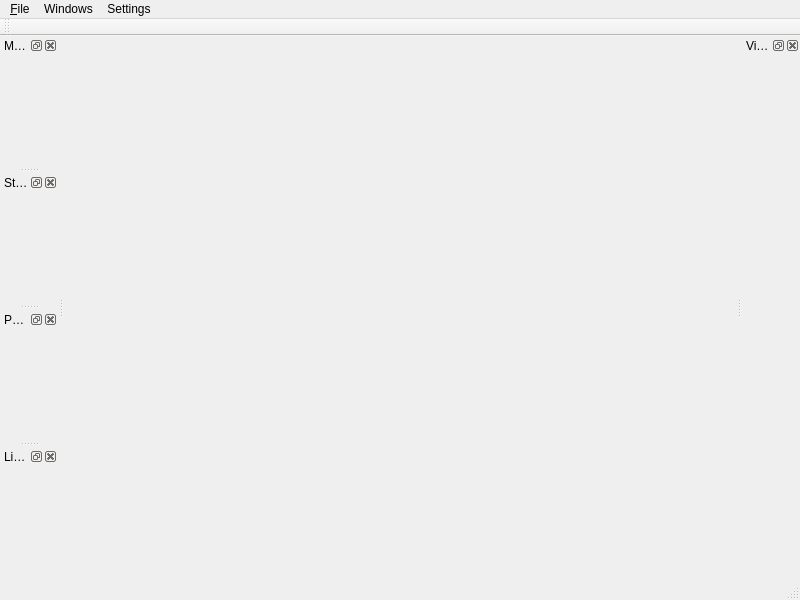
<?xml version="1.0" encoding="UTF-8"?>
<ui version="4.0">
 <class>MainWindowClass</class>
 <widget class="QMainWindow" name="MainWindowClass">
  <property name="geometry">
   <rect>
    <x>0</x>
    <y>0</y>
    <width>800</width>
    <height>600</height>
   </rect>
  </property>
  <property name="sizePolicy">
   <sizepolicy hsizetype="MinimumExpanding" vsizetype="MinimumExpanding">
    <horstretch>0</horstretch>
    <verstretch>0</verstretch>
   </sizepolicy>
  </property>
  <property name="minimumSize">
   <size>
    <width>500</width>
    <height>200</height>
   </size>
  </property>
  <property name="windowTitle">
   <string>OpenGeoSys Data Explorer</string>
  </property>
  <property name="dockOptions">
   <set>QMainWindow::AllowNestedDocks|QMainWindow::AllowTabbedDocks|QMainWindow::AnimatedDocks</set>
  </property>
  <widget class="QWidget" name="centralWidget">
   <property name="sizePolicy">
    <sizepolicy hsizetype="MinimumExpanding" vsizetype="MinimumExpanding">
     <horstretch>0</horstretch>
     <verstretch>0</verstretch>
    </sizepolicy>
   </property>
   <property name="minimumSize">
    <size>
     <width>200</width>
     <height>100</height>
    </size>
   </property>
   <property name="autoFillBackground">
    <bool>false</bool>
   </property>
   <layout class="QGridLayout" name="gridLayout">
    <property name="margin">
     <number>0</number>
    </property>
    <item row="0" column="0">
     <widget class="VisualizationWidget" name="visualizationWidget" native="true">
      <property name="sizePolicy">
       <sizepolicy hsizetype="MinimumExpanding" vsizetype="MinimumExpanding">
        <horstretch>0</horstretch>
        <verstretch>0</verstretch>
       </sizepolicy>
      </property>
      <property name="minimumSize">
       <size>
        <width>250</width>
        <height>100</height>
       </size>
      </property>
     </widget>
    </item>
   </layout>
  </widget>
  <widget class="QMenuBar" name="menuBar">
   <property name="geometry">
    <rect>
     <x>0</x>
     <y>0</y>
     <width>800</width>
     <height>19</height>
    </rect>
   </property>
   <widget class="QMenu" name="menu_File">
    <property name="title">
     <string>&amp;File</string>
    </property>
    <addaction name="action_Open"/>
    <addaction name="action_Database"/>
    <addaction name="actionSave_As"/>
    <addaction name="separator"/>
    <addaction name="action_Exit"/>
   </widget>
   <widget class="QMenu" name="menuWindows">
    <property name="title">
     <string>Windows</string>
    </property>
   </widget>
   <widget class="QMenu" name="menuSettings">
    <property name="title">
     <string>Settings</string>
    </property>
    <addaction name="action_DatabaseConnection"/>
   </widget>
   <addaction name="menu_File"/>
   <addaction name="menuWindows"/>
   <addaction name="menuSettings"/>
  </widget>
  <widget class="QToolBar" name="mainToolBar">
   <attribute name="toolBarArea">
    <enum>TopToolBarArea</enum>
   </attribute>
   <attribute name="toolBarBreak">
    <bool>false</bool>
   </attribute>
  </widget>
  <widget class="QStatusBar" name="statusBar"/>
  <widget class="QDockWidget" name="mshDock">
   <property name="windowTitle">
    <string>Meshes</string>
   </property>
   <attribute name="dockWidgetArea">
    <number>1</number>
   </attribute>
   <widget class="QWidget" name="dockWidgetContents_2">
    <layout class="QVBoxLayout" name="verticalLayout_2">
     <property name="spacing">
      <number>6</number>
     </property>
     <property name="margin">
      <number>1</number>
     </property>
     <item>
      <widget class="MshTabWidget" name="mshTabWidget" native="true"/>
     </item>
    </layout>
   </widget>
  </widget>
  <widget class="QDockWidget" name="stationDock">
   <property name="windowTitle">
    <string>Stations</string>
   </property>
   <attribute name="dockWidgetArea">
    <number>1</number>
   </attribute>
   <widget class="QWidget" name="dockWidgetContents_3">
    <layout class="QVBoxLayout" name="verticalLayout_3">
     <property name="margin">
      <number>1</number>
     </property>
     <item>
      <widget class="StationTabWidget" name="stationTabWidget" native="true"/>
     </item>
    </layout>
   </widget>
  </widget>
  <widget class="QDockWidget" name="pntDock">
   <property name="windowTitle">
    <string>Points</string>
   </property>
   <attribute name="dockWidgetArea">
    <number>1</number>
   </attribute>
   <widget class="QWidget" name="dockWidgetContents_4">
    <layout class="QVBoxLayout" name="verticalLayout_4">
     <property name="margin">
      <number>1</number>
     </property>
     <item>
      <widget class="PntTabWidget" name="pntTabWidget" native="true"/>
     </item>
    </layout>
   </widget>
  </widget>
  <widget class="QDockWidget" name="lineDock">
   <property name="windowTitle">
    <string>Lines</string>
   </property>
   <attribute name="dockWidgetArea">
    <number>1</number>
   </attribute>
   <widget class="QWidget" name="dockWidgetContents_6">
    <layout class="QVBoxLayout" name="verticalLayout_5">
     <property name="margin">
      <number>1</number>
     </property>
     <item>
      <widget class="LineTabWidget" name="lineTabWidget" native="true"/>
     </item>
    </layout>
   </widget>
  </widget>
  <widget class="QDockWidget" name="vtkVisDock">
   <property name="windowTitle">
    <string>Visualization Pipeline</string>
   </property>
   <attribute name="dockWidgetArea">
    <number>2</number>
   </attribute>
   <widget class="QWidget" name="dockWidgetContents_7">
    <layout class="QVBoxLayout" name="verticalLayout_6">
     <property name="margin">
      <number>1</number>
     </property>
     <item>
      <widget class="VtkVisTabWidget" name="vtkVisTabWidget" native="true"/>
     </item>
    </layout>
   </widget>
  </widget>
  <action name="action_Open">
   <property name="text">
    <string>&amp;Open...</string>
   </property>
  </action>
  <action name="action_Exit">
   <property name="text">
    <string>&amp;Exit</string>
   </property>
  </action>
  <action name="actionPoints_view">
   <property name="checkable">
    <bool>true</bool>
   </property>
   <property name="checked">
    <bool>true</bool>
   </property>
   <property name="text">
    <string>Points view</string>
   </property>
  </action>
  <action name="actionLines_view">
   <property name="checkable">
    <bool>true</bool>
   </property>
   <property name="checked">
    <bool>true</bool>
   </property>
   <property name="text">
    <string>Lines view</string>
   </property>
  </action>
  <action name="actionStations_view">
   <property name="checkable">
    <bool>true</bool>
   </property>
   <property name="checked">
    <bool>true</bool>
   </property>
   <property name="text">
    <string>Stations view</string>
   </property>
  </action>
  <action name="actionMeshes_view">
   <property name="checkable">
    <bool>true</bool>
   </property>
   <property name="checked">
    <bool>true</bool>
   </property>
   <property name="text">
    <string>Meshes view</string>
   </property>
  </action>
  <action name="action_Database">
   <property name="text">
    <string>Database...</string>
   </property>
  </action>
  <action name="action_DatabaseConnection">
   <property name="text">
    <string>Database...</string>
   </property>
  </action>
  <action name="actionImport">
   <property name="text">
    <string>Import ...</string>
   </property>
  </action>
  <action name="actionSave_As">
   <property name="text">
    <string>Save As...</string>
   </property>
  </action>
 </widget>
 <layoutdefault spacing="6" margin="11"/>
 <customwidgets>
  <customwidget>
   <class>VisualizationWidget</class>
   <extends>QWidget</extends>
   <header>VisualizationWidget.h</header>
   <container>1</container>
  </customwidget>
  <customwidget>
   <class>PntTabWidget</class>
   <extends>QWidget</extends>
   <header>PntTabWidget.h</header>
   <container>1</container>
  </customwidget>
  <customwidget>
   <class>StationTabWidget</class>
   <extends>QWidget</extends>
   <header>StationTabWidget.h</header>
   <container>1</container>
  </customwidget>
  <customwidget>
   <class>LineTabWidget</class>
   <extends>QWidget</extends>
   <header>LineTabWidget.h</header>
   <container>1</container>
  </customwidget>
  <customwidget>
   <class>MshTabWidget</class>
   <extends>QWidget</extends>
   <header>MshTabWidget.h</header>
   <container>1</container>
  </customwidget>
  <customwidget>
   <class>VtkVisTabWidget</class>
   <extends>QWidget</extends>
   <header>VtkVisTabWidget.h</header>
   <container>1</container>
  </customwidget>
 </customwidgets>
 <resources/>
 <connections>
  <connection>
   <sender>action_Open</sender>
   <signal>triggered()</signal>
   <receiver>MainWindowClass</receiver>
   <slot>open()</slot>
   <hints>
    <hint type="sourcelabel">
     <x>-1</x>
     <y>-1</y>
    </hint>
    <hint type="destinationlabel">
     <x>369</x>
     <y>223</y>
    </hint>
   </hints>
  </connection>
  <connection>
   <sender>action_Exit</sender>
   <signal>triggered()</signal>
   <receiver>MainWindowClass</receiver>
   <slot>close()</slot>
   <hints>
    <hint type="sourcelabel">
     <x>-1</x>
     <y>-1</y>
    </hint>
    <hint type="destinationlabel">
     <x>369</x>
     <y>223</y>
    </hint>
   </hints>
  </connection>
  <connection>
   <sender>action_Database</sender>
   <signal>triggered()</signal>
   <receiver>MainWindowClass</receiver>
   <slot>openDatabase()</slot>
   <hints>
    <hint type="sourcelabel">
     <x>-1</x>
     <y>-1</y>
    </hint>
    <hint type="destinationlabel">
     <x>399</x>
     <y>299</y>
    </hint>
   </hints>
  </connection>
  <connection>
   <sender>action_DatabaseConnection</sender>
   <signal>triggered()</signal>
   <receiver>MainWindowClass</receiver>
   <slot>openDatabaseConnection()</slot>
   <hints>
    <hint type="sourcelabel">
     <x>-1</x>
     <y>-1</y>
    </hint>
    <hint type="destinationlabel">
     <x>399</x>
     <y>299</y>
    </hint>
   </hints>
  </connection>
  <connection>
   <sender>actionSave_As</sender>
   <signal>triggered()</signal>
   <receiver>MainWindowClass</receiver>
   <slot>save()</slot>
   <hints>
    <hint type="sourcelabel">
     <x>-1</x>
     <y>-1</y>
    </hint>
    <hint type="destinationlabel">
     <x>399</x>
     <y>299</y>
    </hint>
   </hints>
  </connection>
 </connections>
 <slots>
  <slot>open()</slot>
  <slot>openDatabase()</slot>
  <slot>openDatabaseConnection()</slot>
  <slot>import()</slot>
  <slot>save()</slot>
 </slots>
</ui>
